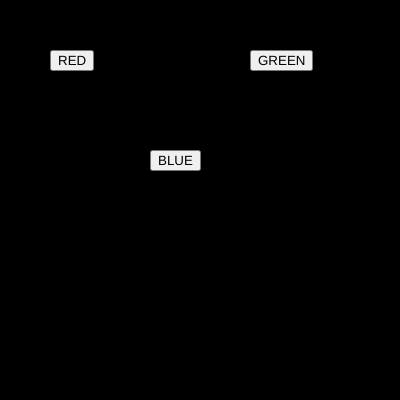
Frame 1 (no input)
Frame 60 (no input): identical to frame 1, image omitted
Frame 120 (the mouse pressed at the canvas centre since frame 60): identical to frame 1, image omitted

The p5.js sketch that drew this single still picture (run headless with seeded random() and noise() and a simulated clock; from frame 60 on, the mouse is pressed at the canvas centre):

// p5.js sketch
// ── sketch.js
var btn_red;
var btn_green;
var btn_blue;

var r = 0;
var g = 0;
var b = 0;

function setup() {
  createCanvas(400, 400);  

  btn_red = createButton("RED");
  btn_red.position(50,50);
  btn_red.mousePressed(red_bg)


  btn_green = createButton("GREEN");
  btn_green.position(250,50);
  btn_green.mousePressed(green_bg);


  btn_blue = createButton("BLUE");
  btn_blue.position(150,150);
  btn_blue.mousePressed(blue_bg);
}

function draw() {
  background(r,g,b);
}
function red_bg() {
  r = 250;
  g = 0;
  b = 0;

}
function green_bg(){
r = 0;
g = 250;
b = 0;

}
function blue_bg(){
r = 0;
g = 0;
b = 250;

}
